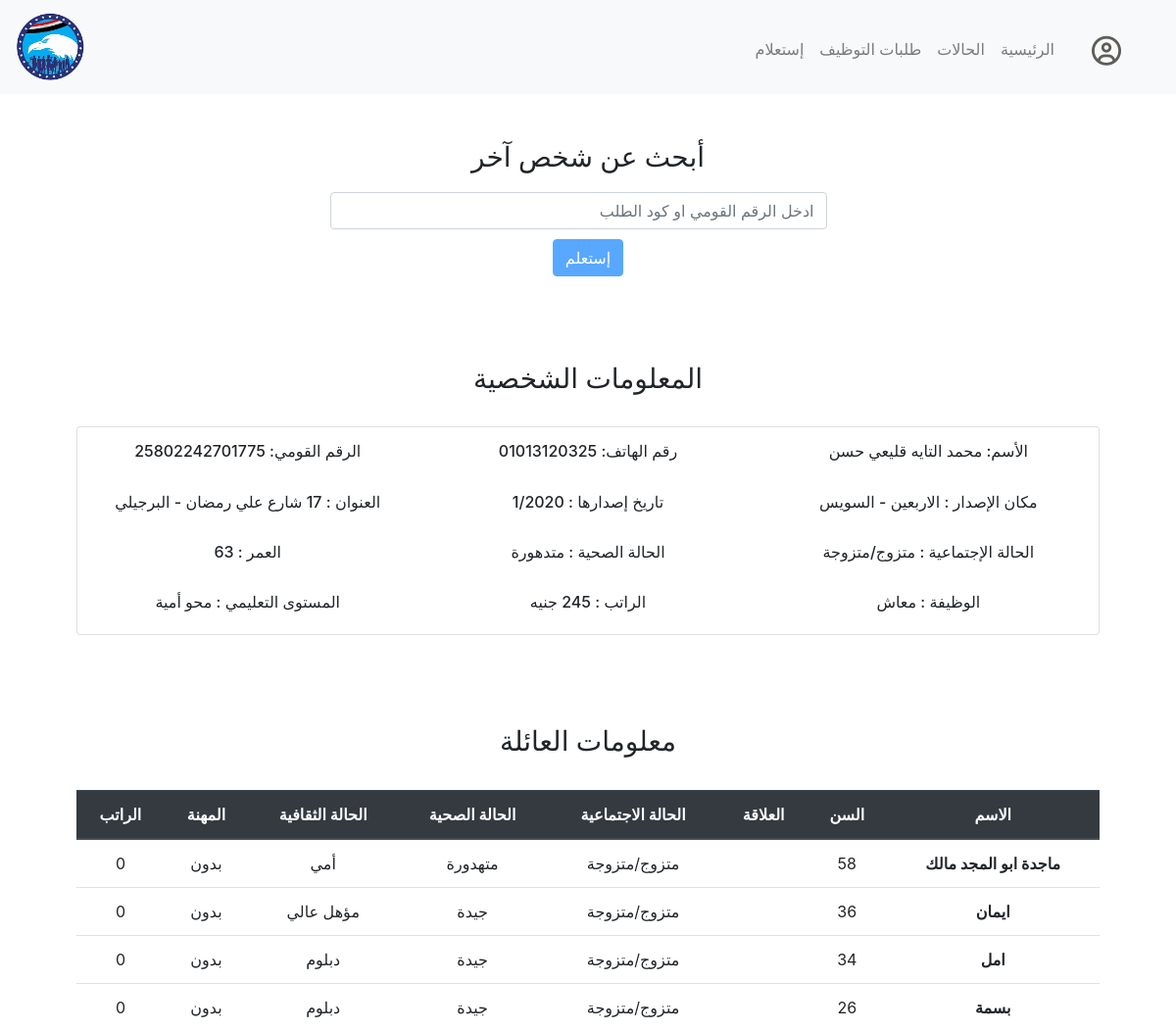
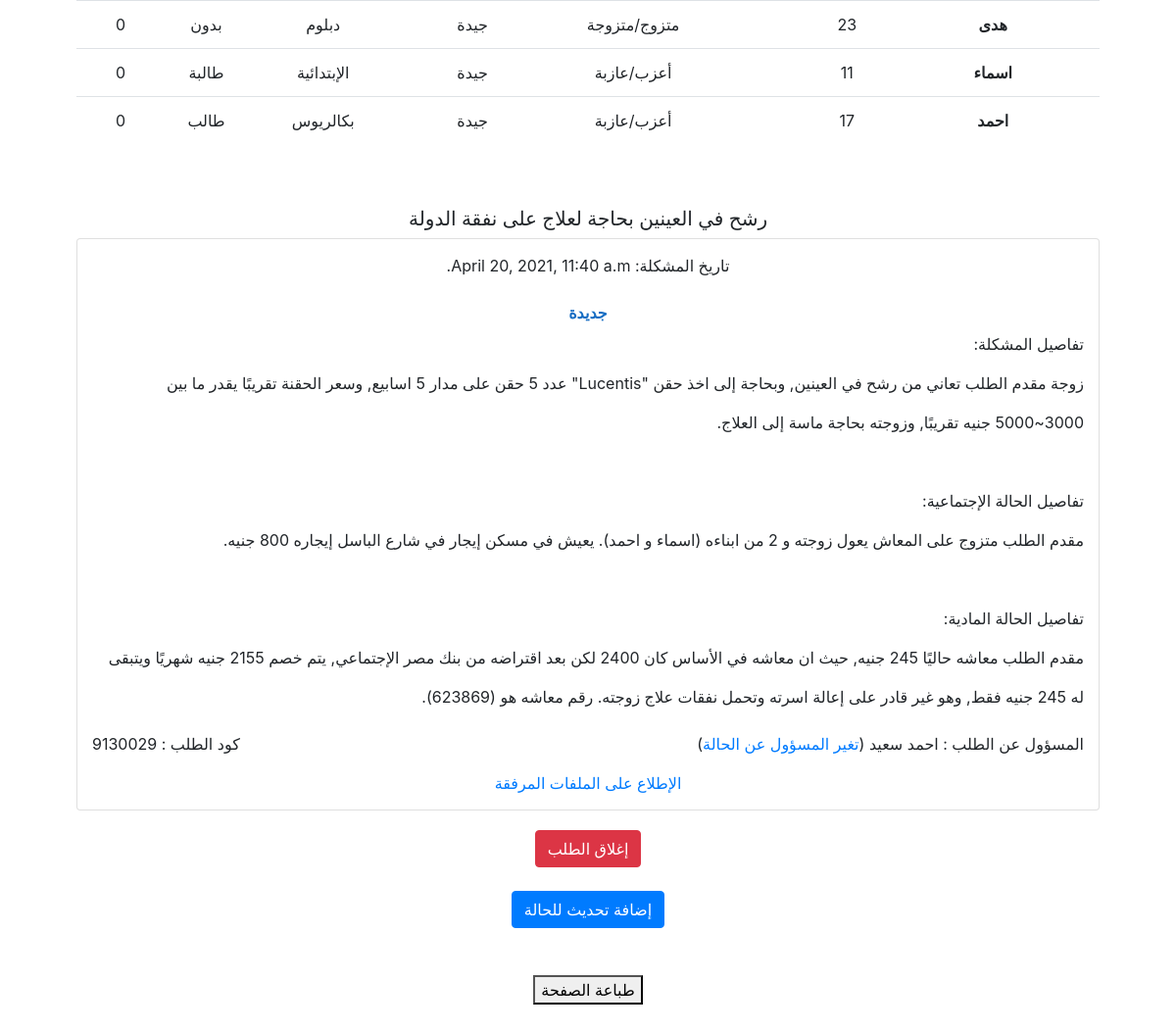
/q/9130029 (signed in), run on the app's committed database (2 pictures, top to bottom).
### inhouse/models.py (models this page shows)
class Person(models.Model):
    socialState = models.CharField(max_length=12)
    healthState = models.CharField(max_length=12)
    age = models.IntegerField()
    nationalId = models.BigIntegerField()
    personName = models.CharField(max_length=64)
    personPhoneNum = models.CharField(max_length=12)
    personAddress = models.TextField()
    nationaldExpiryDate = models.CharField(max_length=32)
    idDistrict = models.CharField(max_length=64)
    personSalary = models.IntegerField()
    personJob = models.CharField(max_length=64)
    personEducationLevel = models.CharField(max_length=64)

class Families(models.Model):
    personaId = models.ForeignKey(Person, on_delete=models.CASCADE, related_name="relatives")
    individualName = models.CharField(max_length=64)
    individualAge = models.IntegerField()
    individualJob = models.CharField(max_length=64)
    individualHealthState = models.CharField(max_length=12)
    individualSocialState = models.CharField(max_length=12)
    individualEduLevel = models.CharField(max_length=12)
    individualSalary = models.IntegerField()
    individualRole = models.CharField(max_length=32, blank=True)

class Cases(models.Model):
    caseCode = models.CharField(max_length=12)
    casePersonaId = models.ForeignKey(Person, on_delete=models.CASCADE, related_name="complain")
    caseScannedDocs = models.FileField()
    caseTitle = models.CharField(max_length=64)
    caseDetails = models.TextField()
    caseStatus = models.CharField(max_length=20)
    caseDate = models.DateTimeField(auto_now_add=True, blank=True)
    caseResponsible = models.ForeignKey(settings.AUTH_USER_MODEL, on_delete=models.CASCADE, related_name="responsible")

### inhouse/views.py (the view, shortened to what this page needs)
# urls.py: path("q/<int:casecode>", views.getCase, name="case"),
def getCase(request,casecode):
    if not request.user.is_authenticated:
        return HttpResponseRedirect(reverse("login"))
    case = Cases.objects.filter(caseCode=casecode)
    if case:
        case = Cases.objects.get(caseCode=casecode)
        person = case.casePersonaId
        updates = case.caseUpdates.all()
        return render(request, "inhouse/thecase.html",
        {
            "case" : case,
            "person" : person,
            "family" : person.relatives.all(),
            "type" : "case",
            "file" : case.caseScannedDocs,
            "users" : User.objects.all(),
            "updates" : updates
        })

### inhouse/templates/inhouse/thecase.html (shortened to what this page needs)
{% extends "inhouse/layout.html" %}
{% block main %}
<h3  class="removewhenprint">أبحث عن شخص آخر</h3>
<form class="removewhenprint" action="{% url 'query' %}" method="post">
  <div class="form-group newcaseform" dir="rtl">
      <div class="row justify-content-center">
          <div class="col-sm-6">
    <input class="form-control" name="nationalid" id="exampleFormControlInput1" placeholder="ادخل الرقم القومي او كود الطلب ">
        <input id="newcaseId" type="submit" class="btn btn-primary" value="إستعلم">
        </div>
     </div>
  </div>
</form>
  <br><br><br>
<h3 class="text-center">المعلومات الشخصية</h3> <br>
<div dir="rtl" class="contanier  newcaseform card familyinfocard">
    <div class="row">
        <div class="col-12 col-md-4">
        <h6>الأسم: {{person.personName}}</h6>
        </div>
        <div class="col-12 col-md-4">
        <h6>رقم الهاتف: {{person.personPhoneNum}}</h6>
        </div>
        <div class="col-12 col-md-4">
        <h6>الرقم القومي: {{person.nationalId}}</h6>
        </div>
    </div>
        <br>
    <div class="row">
        <div class="col-12 col-md-4">
        <h6>مكان الإصدار : {{person.idDistrict}}</h6>
        </div>
        <div class="col-12 col-md-4">
        <h6>تاريخ إصدارها : {{person.nationaldExpiryDate}}</h6>
        </div>
        <div class="col-12 col-md-4">
        <h6> العنوان : {{person.personAddress}}</h6>
        </div>
    </div>
    <br>
    <div class="row">
        <div class="col-12 col-md-4">
        <h6> الحالة الإجتماعية : {{person.socialState}}</h6>
        </div>
        <div class="col-12 col-md-4">
        <h6>الحالة الصحية  : {{person.healthState}}</h6>
        </div>
        <div class="col-12 col-md-4">
        <h6> العمر : {{person.age}}</h6>
        </div>
    </div>
    <br>
    <div class="row">
        <div class="col-12 col-md-4">
        <h6> الوظيفة  : {{person.personJob}}</h6>
        </div>
        <div class="col-12 col-md-4">
        <h6>الراتب   : {{person.personSalary}} جنيه</h6>
        </div>
        <div class="col-12 col-md-4">
        <h6> المستوى التعليمي : {{person.personEducationLevel}}</h6>
        </div>
    </div>
</div>
<br><br><br>
{% if family %}
<h3 class="text-center">معلومات العائلة</h3> <br>
<table dir="rtl" class="table">
  <thead class="thead-dark">
    <tr>
      <th scope="col">الاسم</th>
      <th scope="col">السن</th>
      <th scope="col">العلاقة</th>
      <th scope="col">الحالة الاجتماعية</th>
      <th scope="col">الحالة الصحية</th>
      <th scope="col">الحالة الثقافية</th>
      <th scope="col">المهنة</th>
      <th scope="col">الراتب </th>
    </tr>
  </thead>
  <tbody>
    {% for member in family %}
    <tr>
      <th scope="row">{{member.individualName}}</th>
      <td>{{member.individualAge}}</td>
      <td>{{member.individualRole}}</td>
      <td>{{member.individualSocialState}}</td>
      <td>{{member.individualHealthState}}</td>
      <td>{{member.individualEduLevel}}</td>
      <td>{{member.individualJob}}</td>
      <td>{{member.individualSalary}}</td>
    </tr>
    {% endfor %}
  </tbody>
</table>
{% endif %}
{% if type == "case" %}
<br><br>
<h5>{{case.caseTitle}}</h5>
<div dir="rtl" class="contanier">
    <div class="row justify-content-center">
        <div class="col-12 col">
            <div class="newcaseform card familyinfocard">
            <div class="d-inline">تاريخ المشكلة: {{case.caseDate}}</div>
            <br>
            <span class="casestatus font-weight-bold">
              {% if case.caseStatus == 'new'%}
                جديدة
                {% elif case.caseStatus == 'ongoing' %}
                جاري العمل عليها
                {% else %}
                مغلقة
                {% endif %}
            </span>
            <p class="newcaseSize text-right">
              {{ case.caseDetails|linebreaksbr }}
            </p>
            <div class="row">
              <div class="col-6 col text-right">
                <p > المسؤول عن الطلب : {{case.caseResponsible.first_name}} {{case.caseResponsible.last_name}} (<a data-toggle="modal" data-target="#exampleModal" href="#">تغير المسؤول عن الحالة</a>)</p>
              </div>
              <div class="col-6 col text-left">
                <p> كود الطلب : {{case.caseCode}}</p>
              </div>
            </div>
            {% if file %}
            <a  target="_blank" class="removewhenprint" href="../media/{{file.name}}">الإطلاع على الملفات المرفقة </a>
            {% endif %}
        </div>
        </div>
    </div>
</div>
{% if case.caseStatus == 'ongoing' or case.caseStatus == 'new' %}
<form  action="{% url 'close' %}" method="post">
<button type="submit" class="removewhenprint btn btn-danger"> إغلاق الطلب</button>
</form>
{% endif %}
{% endif %}
<br>
<button type="button" class="btn btn-primary removewhenprint" data-toggle="modal" data-target=".bd-example-modal-lg">إضافة تحديث للحالة</button>
<br><br><br>
<button class="removewhenprint" onclick="window.print()">طباعة الصفحة</button>
{% endblock %}

### inhouse/static/inhouse/styles.css (style rules this page uses)
main .form-control { display: inline-block; width: auto; }
.newcaseform .form-control { margin:10px; }
.newcaseform .form-control { width:100%; }
.familyinfocard { margin-bottom:20px; padding: 15px; }
.newcaseSize { line-height: 2.5; }
.casestatus { color: #176dc3; }

### data on the page
Person: personName "محمد التايه قليعي حسن", personPhoneNum "01013120325", nationalId "25802242701775", idDistrict "الاربعين - السويس", nationaldExpiryDate "1/2020", personAddress "17 شارع علي رمضان - البرجيلي", socialState "متزوج/متزوجة", healthState "متدهورة", age "63", personJob "معاش", personEducationLevel "محو أمية"
Families: individualName "ماجدة ابو المجد مالك", individualAge "58", individualSocialState "متزوج/متزوجة", individualHealthState "متهدورة", individualEduLevel "أمي", individualJob "بدون", individualSalary "0"
Families: individualName "ايمان", individualAge "36", individualSocialState "متزوج/متزوجة", individualHealthState "جيدة", individualEduLevel "مؤهل عالي", individualJob "بدون", individualSalary "0"
Families: individualName "امل", individualAge "34", individualSocialState "متزوج/متزوجة", individualHealthState "جيدة", individualEduLevel "دبلوم", individualJob "بدون", individualSalary "0"
Families: individualName "بسمة", individualAge "26", individualSocialState "متزوج/متزوجة", individualHealthState "جيدة", individualEduLevel "دبلوم", individualJob "بدون", individualSalary "0"
Families: individualName "هدى", individualAge "23", individualSocialState "متزوج/متزوجة", individualHealthState "جيدة", individualEduLevel "دبلوم", individualJob "بدون", individualSalary "0"
Families: individualName "اسماء", individualAge "11", individualSocialState "أعزب/عازبة", individualHealthState "جيدة", individualEduLevel "الإبتدائية", individualJob "طالبة", individualSalary "0"
Families: individualName "احمد", individualAge "17", individualSocialState "أعزب/عازبة", individualHealthState "جيدة", individualEduLevel "بكالريوس", individualJob "طالب", individualSalary "0"
Cases: caseTitle "رشح في العينين بحاجة لعلاج على نفقة الدولة", caseDate "April 20, 2021, 11:40 a.m.", caseDetails "تفاصيل المشكلة: زوجة مقدم الطلب تعاني من رشح في العينين, وبحاجة إلى اخذ حقن \"Lucentis\" عدد 5 حقن على مدار 5 اسابيع, وسعر الحقنة تقريبًا يقدر ما بين 3000~5000 جنيه تقريبًا, وزوجته بحاجة ماسة إلى العلاج. تفاصيل الحالة الإجتماعية: مقدم الطلب متزوج على المعاش يعول زوجته و 2 من ابناءه (اسماء و احمد). يعيش في مسكن إيجار في شارع الباسل إيجاره 800 جنيه. تفاصيل الحالة المادية: مقدم الطلب معاشه حاليًا 245 جنيه, حيث ان معاشه في الأساس كان 2400 لكن بعد اقتراضه من بنك مصر الإجتماعي, يتم خصم 2155 جنيه شهريًا ويتبقى له 245 جنيه فقط, وهو غير قادر على إعالة اسرته وتحمل نفقات علاج زوجته. رقم معاشه هو (623869).", caseResponsible.first_name "احمد", caseResponsible.last_name "سعيد", caseCode "9130029"
